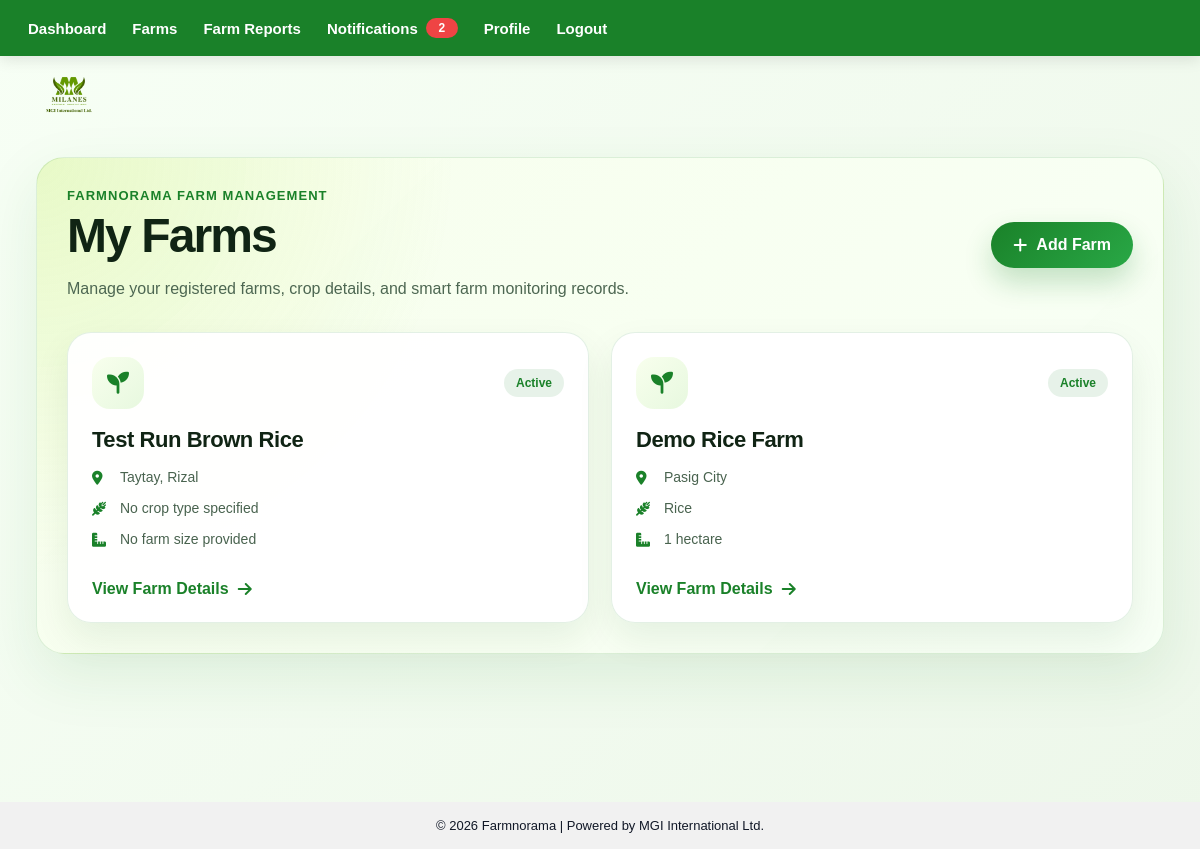
The app's page /farms (signed in) with its own data.
### tables this page shows
CREATE TABLE farms (
        id INTEGER PRIMARY KEY AUTOINCREMENT,
        email TEXT NOT NULL,
        farm_name TEXT NOT NULL,
        location TEXT,
        farm_size TEXT,
        crop_type TEXT,
        planting_date TEXT,
        expected_harvest_date TEXT,
        created_at TEXT NOT NULL,
        FOREIGN KEY(email) REFERENCES users(email) ON DELETE CASCADE
    );

### farm_routes.py (the view)
@farm_bp.route('/farms')
def farms():
    if not login_required():
        return redirect('/login')
    conn = get_conn()
    cursor = conn.cursor()
    cursor.execute("""
        SELECT *
        FROM farms
        WHERE email = ?
        ORDER BY id DESC
    """, (session['email'],))
    farms = cursor.fetchall()
    conn.close()
    return render_template('farms.html', farms=farms)

### db.py (called while the page is built)
def get_conn():
    conn = sqlite3.connect(current_app.config['DATABASE'])
    conn.row_factory = sqlite3.Row
    return conn

### farm_routes.py (called while the page is built)
def login_required():
    return 'email' in session

### templates/farms.html (shortened to what this page needs)
{% extends "layout.html" %}
{% block content %}
<div class="farm-page-wrap">
    <div class="farm-page-header">
        <div>
            <p class="farm-kicker">FARMNORAMA Farm Management</p>
            <h1>My Farms</h1>
            <p class="farm-subtitle">
                Manage your registered farms, crop details, and smart farm monitoring records.
            </p>
        </div>
        <a href="/farms/add" class="farm-primary-btn">
            <i class="fa-solid fa-plus"></i>
            Add Farm
        </a>
    </div>
    {% if farms %}
        <div class="farm-grid">
            {% for farm in farms %}
                <div class="farm-card">
                    <div class="farm-card-top">
                        <div class="farm-icon">
                            <i class="fa-solid fa-seedling"></i>
                        </div>
                        <span class="farm-status">Active</span>
                    </div>
                    <h2>{{ farm['farm_name'] }}</h2>
                    <div class="farm-info-list">
                        <p>
                            <i class="fa-solid fa-location-dot"></i>
                            {{ farm['location'] or 'No location provided' }}
                        </p>
                        <p>
                            <i class="fa-solid fa-wheat-awn"></i>
                            {{ farm['crop_type'] or 'No crop type specified' }}
                        </p>
                        <p>
                            <i class="fa-solid fa-ruler-combined"></i>
                            {{ farm['farm_size'] or 'No farm size provided' }}
                        </p>
                    </div>
                    <a href="/farms/{{ farm['id'] }}" class="farm-card-link">
                        View Farm Details
                        <i class="fa-solid fa-arrow-right"></i>
                    </a>
                </div>
            {% endfor %}
        </div>
    {% endif %}
</div>
{% endblock %}

### static/style.css (style rules this page uses)
body { margin: 0; font-family: Arial, sans-serif; background: linear-gradient(135deg, #f7fff5, #edf7ea); color: #111827; }
h2 { margin: 6px 0 8px; font-size: 24px; font-weight: 800; }
.farm-page-wrap { width: min(1180px, 92%); margin: 34px auto 100px; padding: 30px; border-radius: 28px; background: radial-gradient(circle at top left, rgba(166, 226, 46, 0.20), transparent 34%), linear-gradient(135deg, rgba(248, 255, 237, 0.98), rgba(247, 255, 245, 0.99)); border: 1px solid rgba(26, 129, 41, 0.13); box-shadow: 0 22px 60px rgba(26, 129, 41, 0.10); box-sizing: border-box; }
.farm-page-header { display: flex; align-items: center; justify-content: space-between; gap: 24px; margin-bottom: 30px; }
.farm-kicker { margin: 0 0 8px; color: #1a8129; font-size: 13px; font-weight: 900; letter-spacing: 0.08em; text-transform: uppercase; }
.farm-page-header h1 { margin: 0; color: #102414; font-size: clamp(34px, 4vw, 50px); font-weight: 900; letter-spacing: -0.04em; line-height: 1.05; }
.farm-subtitle { max-width: 700px; margin: 14px 0 0; color: #4d6752; font-size: 16px; line-height: 1.7; }
.farm-primary-btn, .farm-secondary-btn, .farm-card-link { display: inline-flex; align-items: center; justify-content: center; gap: 9px; text-decoration: none; font-weight: 900; border-radius: 999px; transition: 0.25s ease; box-sizing: border-box; }
.farm-primary-btn { padding: 14px 22px; color: #ffffff; background: linear-gradient(135deg, #1a8129, #29a846); box-shadow: 0 14px 28px rgba(26, 129, 41, 0.24); border: none; }
.farm-grid { display: grid; grid-template-columns: repeat(auto-fit, minmax(260px, 1fr)); gap: 22px; }
.farm-card, .farm-empty-state, .farm-form-card, .farm-detail-card, .farm-reading-card, .farm-recommendation-card { background: rgba(255, 255, 255, 0.94); border: 1px solid rgba(26, 129, 41, 0.12); border-radius: 24px; box-shadow: 0 16px 36px rgba(18, 74, 27, 0.08); box-sizing: border-box; }
.farm-card { padding: 24px; }
.farm-card-top { display: flex; justify-content: space-between; align-items: center; margin-bottom: 18px; }
.farm-icon, .farm-empty-icon { width: 52px; height: 52px; border-radius: 18px; display: grid; place-items: center; background: linear-gradient(135deg, #f8ffed, #e7f8df); color: #1a8129; font-size: 22px; }
.farm-status { padding: 7px 12px; border-radius: 999px; color: #1a8129; background: rgba(26, 129, 41, 0.10); font-size: 12px; font-weight: 900; }
.farm-card h2 { margin: 0 0 14px; color: #102414; font-size: 22px; letter-spacing: -0.02em; }
.farm-info-list p { display: flex; align-items: center; gap: 10px; margin: 10px 0; color: #49634f; font-size: 14px; line-height: 1.5; }
.farm-info-list i { width: 18px; color: #1a8129; }
.farm-card-link { margin-top: 20px; color: #1a8129; }
.farm-page-wrap { overflow: visible; }
.farm-page-wrap { width: min(1180px, 94%) !important; margin: 34px auto 110px !important; display: block !important; overflow: visible !important; }
.farm-page-header { width: 100% !important; display: flex !important; align-items: center !important; justify-content: space-between !important; gap: 24px !important; }
.farm-page-header > div:first-child { flex: 1 !important; min-width: 0 !important; }

### records on screen
farms: farm_name "Test Run Brown Rice", location "Taytay, Rizal", crop_type "No crop type specified", farm_size "No farm size provided"
farms: farm_name "Demo Rice Farm", location "Pasig City", crop_type "Rice", farm_size "1 hectare"
